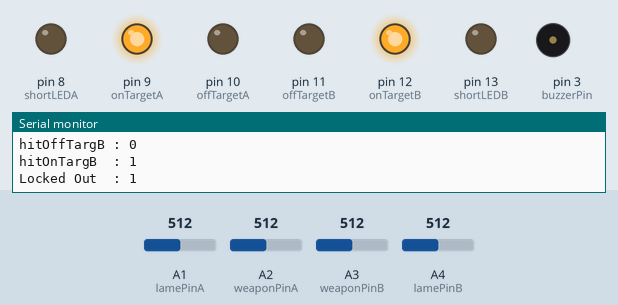
Recording of a sketch running on a simulated Arduino Uno, built with avr-gcc and run on an emulated ATmega328P. Shown: output pins drawn as LEDs (lit = HIGH), buzzer (waves = sounding, pin HIGH), the last lines printed to the serial monitor. The test bench sets the inputs (shaded band); at power-on: A1 (lamePinA) = 512, A2 (weaponPinA) = 512, A3 (weaponPinB) = 512, A4 (lamePinB) = 512.

Above: at 4.3 s.
4.4 s: A1 (lamePinA) set to 592
7.4 s: A1 (lamePinA) set to 611
At 10.1 s:
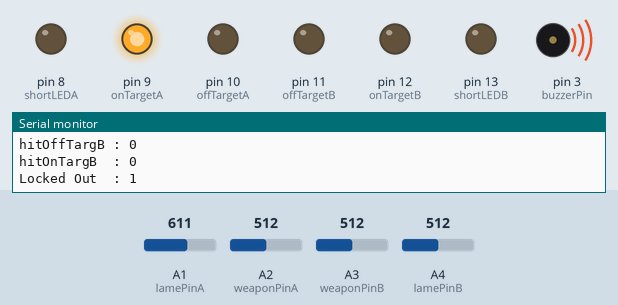
10.4 s: A1 (lamePinA) set to 590
At 13.2 s:
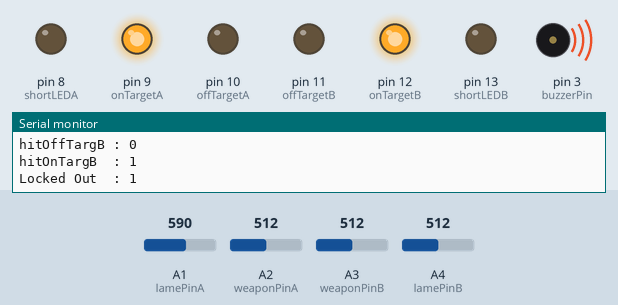
13.4 s: A2 (weaponPinA) set to 583
16.4 s: A2 (weaponPinA) set to 611
At 20.8 s:
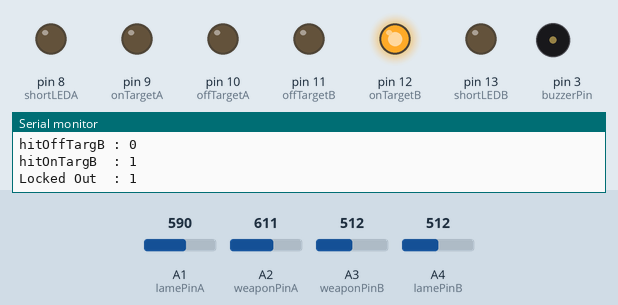
22.4 s: A1 (lamePinA) set to 610
At 22.4 s:
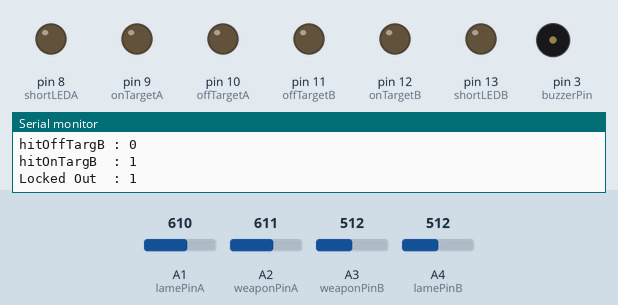
Timing chart, 0 to 24.9 s (numbered marks = the images above; inputs shaded):
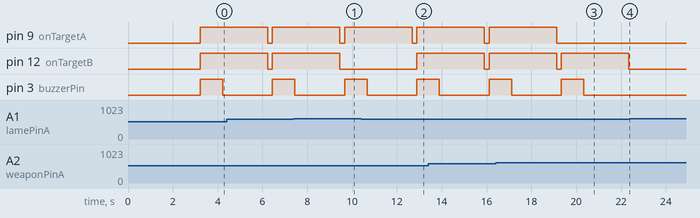

The sketch:

sabrebox.ino
```cpp
//===========================================================================//
//                                                                           //
//  Desc:    Arduino Code to implement a sabre fencing scoring apparatus     //
//  Dev:     Wnew                                                            //
//  Date:    Nov  2012                                                       //
//  Updated: Sept 2015                                                       //
//  Notes:   1. Basis of algorithm from digitalwestie on github. Thanks Mate //
//           2. Used uint8_t instead of int where possible to optimise       //
//           3. Set ADC prescaler to 16 faster ADC reads                     //
//                                                                           //
//  To do:   1. Could use shift reg on lights and mode LEDs to save pins     //
//           2. Use interrupts for buttons                                   //
//           3. Implement short circuit LEDs (already provision for it)      //
//           4. Set up debug levels correctly                                //
//                                                                           //
//===========================================================================//

//============
// #defines
//============
//TODO: set up debug levels correctly
#define DEBUG 0
//#define TEST_LIGHTS       // turns on lights for a second on start up
//#define TEST_ADC_SPEED    // used to test sample rate of ADCs
//#define REPORT_TIMING     // prints timings over serial interface
#define BUZZERTIME  1000  // length of time the buzzer is kept on after a hit (ms)
#define LIGHTTIME   3000  // length of time the lights are kept on after a hit (ms)
#define BAUDRATE   57600  // baudrate of the serial debug interface

//============
// Pin Setup
//============
const uint8_t shortLEDA  =  8;    // Short Circuit A Light
const uint8_t onTargetA  =  9;    // On Target A Light
const uint8_t offTargetA = 10;    // Off Target A Light
const uint8_t offTargetB = 11;    // Off Target B Light
const uint8_t onTargetB  = 12;    // On Target B Light
const uint8_t shortLEDB  = 13;    // Short Circuit A Light

const uint8_t groundPinA = A0;    // Ground A pin - Analog
const uint8_t lamePinA   = A1;    // Lame   A pin - Analog (Epee return path)
const uint8_t weaponPinA = A2;    // Weapon A pin - Analog
const uint8_t weaponPinB = A3;    // Weapon B pin - Analog
const uint8_t lamePinB   = A4;    // Lame   B pin - Analog (Epee return path)
const uint8_t groundPinB = A5;    // Ground B pin - Analog

const uint8_t buzzerPin  =  3;    // buzzer pin

//=========================
// values of analog reads
//=========================
int weaponA = 0;
int weaponB = 0;
int lameA   = 0;
int lameB   = 0;
int groundA = 0;
int groundB = 0;

//=======================
// depress and timeouts
//=======================
long depressAtime = 0;
long depressBtime = 0;
bool lockedOut    = false;

//==========================
// Lockout & Depress Times
//==========================
// the lockout time between hits for foil is 300ms +/-25ms
// the minimum amount of time the tip needs to be depressed for foil 14ms +/-1ms
// the lockout time between hits for epee is 45ms +/-5ms (40ms -> 50ms)
// the minimum amount of time the tip needs to be depressed for epee 2ms
// the lockout time between hits for sabre is 120ms +/-10ms
// the minimum amount of time the tip needs to be depressed for sabre 0.1ms -> 1ms
// These values are stored as micro seconds for more accuracy
//                         foil    epee   sabre
const long lockout [] = {300000,  45000, 120000};  // the lockout time between hits
const long depress [] = { 14000,   2000,   1000};  // the minimum amount of time the tip needs to be depressed

//=========
// states
//=========
boolean depressedA  = false;
boolean depressedB  = false;
boolean hitOnTargA  = false;
boolean hitOffTargA = false;
boolean hitOnTargB  = false;
boolean hitOffTargB = false;

#ifdef TEST_ADC_SPEED
long now;
long loopCount = 0;
bool done = false;
#endif


//================
// Configuration
//================
void setup() {

   // set the light pins to outputs
   pinMode(offTargetA, OUTPUT);
   pinMode(offTargetB, OUTPUT);
   pinMode(onTargetA,  OUTPUT);
   pinMode(onTargetB,  OUTPUT);
   pinMode(shortLEDA,  OUTPUT);
   pinMode(shortLEDB,  OUTPUT);
   pinMode(buzzerPin,  OUTPUT);

#ifdef TEST_LIGHTS
   testLights();
#endif

   // this optimises the ADC to make the sampling rate quicker
   //adcOpt();

   Serial.begin(BAUDRATE);
   Serial.println("Sabre Scoring Box");
   Serial.println("=================");

   resetValues();
}


//=============
// ADC config
//=============
void adcOpt() {

   // the ADC only needs a couple of bits, the atmega is an 8 bit micro
   // so sampling only 8 bits makes the values easy/quicker to process
   // unfortunately this method only works on the Due.
   //analogReadResolution(8);

   // Data Input Disable Register
   // disconnects the digital inputs from which ever ADC channels you are using
   // an analog input will be float and cause the digital input to constantly
   // toggle high and low, this creates noise near the ADC, and uses extra
   // power Secondly, the digital input and associated DIDR switch have a
   // capacitance associated with them which will slow down your input signal
   // if you’re sampling a highly resistive load
   DIDR0 = 0x7F;

   // set the prescaler for the ADCs to 16 this allowes the fastest sampling
   bitClear(ADCSRA, ADPS0);
   bitClear(ADCSRA, ADPS1);
   bitSet  (ADCSRA, ADPS2);
}


//============
// Main Loop
//============
void loop() {
   // use a while as a main loop as the loop() has too much overhead for fast analogReads
   // we get a 3-4% speed up on the loop this way
   while(1) {
      // read analog pins
      weaponA = analogRead(weaponPinA);
      weaponB = analogRead(weaponPinB);
      lameA   = analogRead(lamePinA);
      lameB   = analogRead(lamePinB);

      signalHits();
      sabre();

#ifdef TEST_ADC_SPEED
      if (loopCount == 0) {
         now = micros();
      }
      loopCount++;
      if ((micros()-now >= 1000000) && done == false) {
         Serial.print(loopCount);
         Serial.println(" readings in 1 sec");
         done = true;
      }
#endif
   }
}


//===================
// Main sabre method
//===================
void sabre() {

   long now = micros();
   if (((hitOnTargA || hitOffTargA) && (depressAtime + lockout[2] < now)) ||
       ((hitOnTargB || hitOffTargB) && (depressBtime + lockout[2] < now))) {
      lockedOut = true;
   }

   // weapon A
   if (hitOnTargA == false && hitOffTargA == false) { // ignore if A has already hit
      // on target
      if (400 < weaponA && weaponA < 600 && 400 < lameB && lameB < 600) {
         if (!depressedA) {
            depressAtime = micros();
            depressedA   = true;
         } else {
            if (depressAtime + depress[2] <= micros()) {
               hitOnTargA = true;
            }
         }
      } else {
         // reset these values if the depress time is short.
         depressAtime = 0;
         depressedA   = 0;
      }
   }

   // weapon B
   if (hitOnTargB == false && hitOffTargB == false) { // ignore if B has already hit
      // on target
      if (400 < weaponB && weaponB < 600 && 400 < lameA && lameA < 600) {
         if (!depressedB) {
            depressBtime = micros();
            depressedB   = true;
         } else {
            if (depressBtime + depress[2] <= micros()) {
               hitOnTargB = true;
            }
         }
      } else {
         // reset these values if the depress time is short.
         depressBtime = 0;
         depressedB   = 0;
      }
   }
}


//==============
// Signal Hits
//==============
void signalHits() {
   // non time critical, this is run after a hit has been detected
   if (lockedOut) {
      digitalWrite(onTargetA,  hitOnTargA);
      digitalWrite(offTargetA, hitOffTargA);
      digitalWrite(offTargetB, hitOffTargB);
      digitalWrite(onTargetB,  hitOnTargB);
      digitalWrite(buzzerPin,  HIGH);
#ifdef DEBUG
      String serData = String("hitOnTargA  : ") + hitOnTargA  + "\n"
                            + "hitOffTargA : "  + hitOffTargA + "\n"
                            + "hitOffTargB : "  + hitOffTargB + "\n"
                            + "hitOnTargB  : "  + hitOnTargB  + "\n"
                            + "Locked Out  : "  + lockedOut   + "\n";
      Serial.println(serData);
#endif
      resetValues();
   }
}


//======================
// Reset all variables
//======================
void resetValues() {
   delay(BUZZERTIME);             // wait before turning off the buzzer
   digitalWrite(buzzerPin,  LOW);
   delay(LIGHTTIME-BUZZERTIME);   // wait before turning off the lights
   digitalWrite(onTargetA,  LOW);
   digitalWrite(offTargetA, LOW);
   digitalWrite(offTargetB, LOW);
   digitalWrite(onTargetB,  LOW);
   digitalWrite(shortLEDA,  LOW);
   digitalWrite(shortLEDB,  LOW);

   lockedOut    = false;
   depressAtime = 0;
   depressedA   = false;
   depressBtime = 0;
   depressedB   = false;

   hitOnTargA  = false;
   hitOffTargA = false;
   hitOnTargB  = false;
   hitOffTargB = false;

   delay(100);
}


//==============
// Test lights
//==============
void testLights() {
   digitalWrite(offTargetA, HIGH);
   digitalWrite(onTargetA,  HIGH);
   digitalWrite(offTargetB, HIGH);
   digitalWrite(onTargetB,  HIGH);
   digitalWrite(shortLEDA,  HIGH);
   digitalWrite(shortLEDB,  HIGH);
   delay(1000);
   resetValues();
}
```

Measured:
- the behaviour switches between 599 and 600 on A1 (lamePinA) (found by bisection; images 0 and 1)
- the behaviour switches between 599 and 600 on A2 (weaponPinA) (found by bisection; images 2 and 3)
- after the input at 7.4 s, pin 12 (onTargetB): goes on until 9.4 s, then stays LOW
- after the input at 10.4 s, pin 12 (onTargetB): LOW → HIGH after 2.5 s
- after the input at 16.4 s, pin 9 (onTargetA): goes on until 19.1 s, then stays LOW
- after the input at 22.4 s, pin 12 (onTargetB), pin 3 (buzzerPin): stays LOW (without the input it goes to HIGH after 0.17 s)
